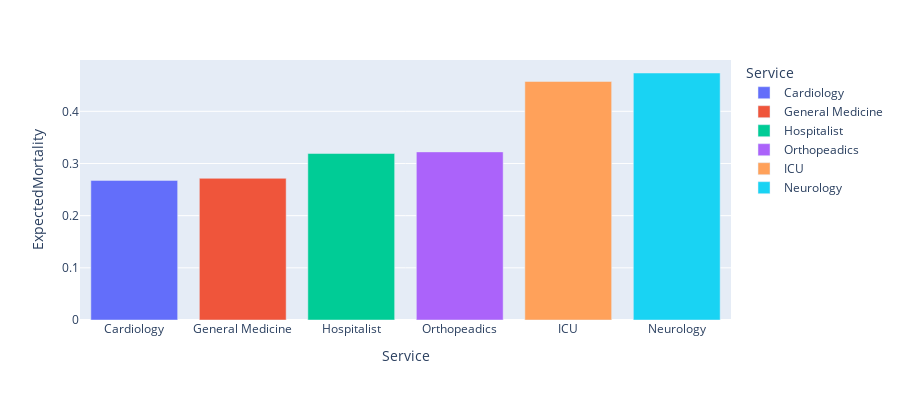

The notebook cell saved with this chart:
### Code cell
#20.Using a bar chart, which Service had the lowest count of Expected Mortality?
#--------------------------------------------------------------------------------
import plotly.express as px
groupbydiagnosis=df4.groupby('Service')['ExpectedMortality'].mean().reset_index(name='ExpectedMortality').sort_values('ExpectedMortality')
fig = px.bar(groupbydiagnosis, x='Service', y='ExpectedMortality',
             hover_data=['Service', 'ExpectedMortality'], color='Service',
             labels={'em':'ExpectedMortality'}, height=400)
fig.show()

### Figure 1 — Plotly figure (JSON) as saved in the notebook; plotly's stock layout.template omitted (floating-point values rounded to 4 significant figures)
{"data": [{"alignmentgroup": "True", "hovertemplate": "Service=%{x}<br>ExpectedMortality=%{y}<extra></extra>", "legendgroup": "Cardiology", "marker": {"color": "#636efa", "pattern": {"shape": ""}}, "name": "Cardiology", "offsetgroup": "Cardiology", "orientation": "v", "showlegend": true, "textposition": "auto", "type": "bar", "x": ["Cardiology"], "xaxis": "x", "y": [0.2676], "yaxis": "y"}, {"alignmentgroup": "True", "hovertemplate": "Service=%{x}<br>ExpectedMortality=%{y}<extra></extra>", "legendgroup": "General Medicine", "marker": {"color": "#EF553B", "pattern": {"shape": ""}}, "name": "General Medicine", "offsetgroup": "General Medicine", "orientation": "v", "showlegend": true, "textposition": "auto", "type": "bar", "x": ["General Medicine"], "xaxis": "x", "y": [0.2716], "yaxis": "y"}, {"alignmentgroup": "True", "hovertemplate": "Service=%{x}<br>ExpectedMortality=%{y}<extra></extra>", "legendgroup": "Hospitalist", "marker": {"color": "#00cc96", "pattern": {"shape": ""}}, "name": "Hospitalist", "offsetgroup": "Hospitalist", "orientation": "v", "showlegend": true, "textposition": "auto", "type": "bar", "x": ["Hospitalist"], "xaxis": "x", "y": [0.3191], "yaxis": "y"}, {"alignmentgroup": "True", "hovertemplate": "Service=%{x}<br>ExpectedMortality=%{y}<extra></extra>", "legendgroup": "Orthopeadics", "marker": {"color": "#ab63fa", "pattern": {"shape": ""}}, "name": "Orthopeadics", "offsetgroup": "Orthopeadics", "orientation": "v", "showlegend": true, "textposition": "auto", "type": "bar", "x": ["Orthopeadics"], "xaxis": "x", "y": [0.3223], "yaxis": "y"}, {"alignmentgroup": "True", "hovertemplate": "Service=%{x}<br>ExpectedMortality=%{y}<extra></extra>", "legendgroup": "ICU", "marker": {"color": "#FFA15A", "pattern": {"shape": ""}}, "name": "ICU", "offsetgroup": "ICU", "orientation": "v", "showlegend": true, "textposition": "auto", "type": "bar", "x": ["ICU"], "xaxis": "x", "y": [0.4573], "yaxis": "y"}, {"alignmentgroup": "True", "hovertemplate": "Service=%{x}<br>ExpectedMortality=%{y}<extra></extra>", "legendgroup": "Neurology", "marker": {"color": "#19d3f3", "pattern": {"shape": ""}}, "name": "Neurology", "offsetgroup": "Neurology", "orientation": "v", "showlegend": true, "textposition": "auto", "type": "bar", "x": ["Neurology"], "xaxis": "x", "y": [0.4735], "yaxis": "y"}], "layout": {"barmode": "relative", "height": 400, "legend": {"title": {"text": "Service"}, "tracegroupgap": 0}, "margin": {"t": 60}, "xaxis": {"anchor": "y", "categoryarray": ["Cardiology", "General Medicine", "Hospitalist", "Orthopeadics", "ICU", "Neurology"], "categoryorder": "array", "domain": [0, 1], "title": {"text": "Service"}}, "yaxis": {"anchor": "x", "domain": [0, 1], "title": {"text": "ExpectedMortality"}}}}
